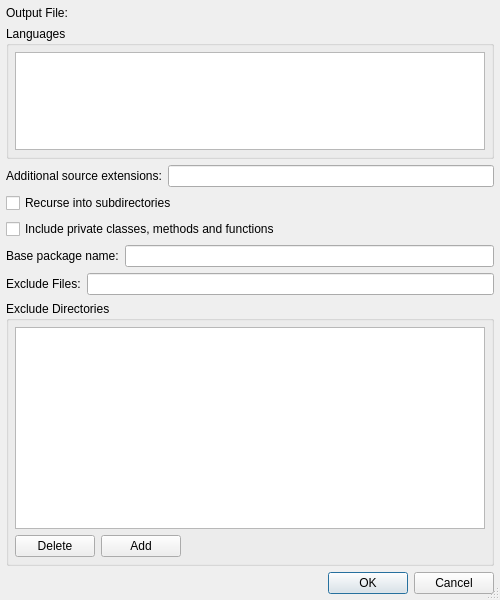
<?xml version="1.0" encoding="UTF-8"?>
<ui version="4.0">
 <class>EricapiConfigDialog</class>
 <widget class="QDialog" name="EricapiConfigDialog">
  <property name="geometry">
   <rect>
    <x>0</x>
    <y>0</y>
    <width>500</width>
    <height>600</height>
   </rect>
  </property>
  <property name="windowTitle">
   <string>Ericapi Configuration</string>
  </property>
  <property name="sizeGripEnabled">
   <bool>true</bool>
  </property>
  <layout class="QVBoxLayout" name="verticalLayout_2">
   <item>
    <layout class="QHBoxLayout" name="horizontalLayout">
     <item>
      <widget class="QLabel" name="TextLabel6">
       <property name="text">
        <string>Output File:</string>
       </property>
      </widget>
     </item>
     <item>
      <widget class="E5PathPicker" name="outputFilePicker" native="true">
       <property name="sizePolicy">
        <sizepolicy hsizetype="Expanding" vsizetype="Preferred">
         <horstretch>0</horstretch>
         <verstretch>0</verstretch>
        </sizepolicy>
       </property>
       <property name="focusPolicy">
        <enum>Qt::StrongFocus</enum>
       </property>
       <property name="toolTip">
        <string>Enter an output filename</string>
       </property>
       <property name="whatsThis">
        <string>&lt;b&gt;Output Filename&lt;/b&gt;&lt;p&gt;Enter the filename of the output file. A '%L' placeholder is replaced by the language of the API file.&lt;/p&gt;</string>
       </property>
      </widget>
     </item>
    </layout>
   </item>
   <item>
    <widget class="QGroupBox" name="groupBox_2">
     <property name="sizePolicy">
      <sizepolicy hsizetype="Preferred" vsizetype="Preferred">
       <horstretch>0</horstretch>
       <verstretch>1</verstretch>
      </sizepolicy>
     </property>
     <property name="title">
      <string>Languages</string>
     </property>
     <layout class="QVBoxLayout" name="verticalLayout">
      <item>
       <widget class="QListWidget" name="languagesList">
        <property name="toolTip">
         <string>Select the languages of the  APIs to generate</string>
        </property>
        <property name="selectionMode">
         <enum>QAbstractItemView::ExtendedSelection</enum>
        </property>
       </widget>
      </item>
     </layout>
    </widget>
   </item>
   <item>
    <layout class="QHBoxLayout">
     <item>
      <widget class="QLabel" name="textLabel1_3">
       <property name="text">
        <string>Additional source extensions:</string>
       </property>
      </widget>
     </item>
     <item>
      <widget class="QLineEdit" name="sourceExtEdit">
       <property name="toolTip">
        <string>Enter additional source extensions separated by a comma</string>
       </property>
      </widget>
     </item>
    </layout>
   </item>
   <item>
    <layout class="QGridLayout">
     <item row="0" column="1">
      <spacer>
       <property name="orientation">
        <enum>Qt::Horizontal</enum>
       </property>
       <property name="sizeType">
        <enum>QSizePolicy::Expanding</enum>
       </property>
       <property name="sizeHint" stdset="0">
        <size>
         <width>31</width>
         <height>20</height>
        </size>
       </property>
      </spacer>
     </item>
     <item row="0" column="0">
      <widget class="QCheckBox" name="recursionCheckBox">
       <property name="toolTip">
        <string>Select to recurse into subdirectories</string>
       </property>
       <property name="text">
        <string>Recurse into subdirectories</string>
       </property>
      </widget>
     </item>
     <item row="1" column="0" colspan="2">
      <widget class="QCheckBox" name="includePrivateCheckBox">
       <property name="toolTip">
        <string>Select to include private classes, methods and functions in the API file</string>
       </property>
       <property name="text">
        <string>Include private classes, methods and functions</string>
       </property>
      </widget>
     </item>
    </layout>
   </item>
   <item>
    <layout class="QHBoxLayout">
     <item>
      <widget class="QLabel" name="label">
       <property name="text">
        <string>Base package name:</string>
       </property>
      </widget>
     </item>
     <item>
      <widget class="QLineEdit" name="baseEdit">
       <property name="toolTip">
        <string>Enter the name of the base package</string>
       </property>
      </widget>
     </item>
    </layout>
   </item>
   <item>
    <layout class="QHBoxLayout">
     <item>
      <widget class="QLabel" name="label_2">
       <property name="text">
        <string>Exclude Files:</string>
       </property>
      </widget>
     </item>
     <item>
      <widget class="QLineEdit" name="excludeFilesEdit">
       <property name="toolTip">
        <string>Enter filename patterns of files to be excluded separated by a comma</string>
       </property>
      </widget>
     </item>
    </layout>
   </item>
   <item>
    <widget class="QGroupBox" name="groupBox">
     <property name="sizePolicy">
      <sizepolicy hsizetype="Preferred" vsizetype="Preferred">
       <horstretch>0</horstretch>
       <verstretch>2</verstretch>
      </sizepolicy>
     </property>
     <property name="title">
      <string>Exclude Directories</string>
     </property>
     <layout class="QGridLayout" name="gridLayout">
      <item row="0" column="0" colspan="3">
       <widget class="QListWidget" name="ignoreDirsList">
        <property name="toolTip">
         <string>List of directory basenames to be ignored</string>
        </property>
       </widget>
      </item>
      <item row="1" column="0">
       <widget class="QPushButton" name="deleteButton">
        <property name="toolTip">
         <string>Press to delete the selected directory from the list</string>
        </property>
        <property name="text">
         <string>Delete</string>
        </property>
       </widget>
      </item>
      <item row="1" column="1">
       <widget class="QPushButton" name="addButton">
        <property name="toolTip">
         <string>Press to add the entered directory to the list</string>
        </property>
        <property name="text">
         <string>Add</string>
        </property>
       </widget>
      </item>
      <item row="1" column="2">
       <widget class="E5PathPicker" name="ignoreDirPicker" native="true">
        <property name="sizePolicy">
         <sizepolicy hsizetype="Expanding" vsizetype="Preferred">
          <horstretch>0</horstretch>
          <verstretch>0</verstretch>
         </sizepolicy>
        </property>
        <property name="focusPolicy">
         <enum>Qt::StrongFocus</enum>
        </property>
        <property name="toolTip">
         <string>Enter a directory basename to be ignored</string>
        </property>
       </widget>
      </item>
     </layout>
    </widget>
   </item>
   <item>
    <widget class="QDialogButtonBox" name="buttonBox">
     <property name="orientation">
      <enum>Qt::Horizontal</enum>
     </property>
     <property name="standardButtons">
      <set>QDialogButtonBox::Cancel|QDialogButtonBox::Ok</set>
     </property>
    </widget>
   </item>
  </layout>
 </widget>
 <layoutdefault spacing="6" margin="6"/>
 <pixmapfunction>qPixmapFromMimeSource</pixmapfunction>
 <customwidgets>
  <customwidget>
   <class>E5PathPicker</class>
   <extends>QWidget</extends>
   <header>E5Gui/E5PathPicker.h</header>
   <container>1</container>
  </customwidget>
 </customwidgets>
 <tabstops>
  <tabstop>outputFilePicker</tabstop>
  <tabstop>languagesList</tabstop>
  <tabstop>sourceExtEdit</tabstop>
  <tabstop>recursionCheckBox</tabstop>
  <tabstop>includePrivateCheckBox</tabstop>
  <tabstop>baseEdit</tabstop>
  <tabstop>excludeFilesEdit</tabstop>
  <tabstop>ignoreDirPicker</tabstop>
  <tabstop>addButton</tabstop>
  <tabstop>ignoreDirsList</tabstop>
  <tabstop>deleteButton</tabstop>
 </tabstops>
 <resources/>
 <connections>
  <connection>
   <sender>buttonBox</sender>
   <signal>accepted()</signal>
   <receiver>EricapiConfigDialog</receiver>
   <slot>accept()</slot>
   <hints>
    <hint type="sourcelabel">
     <x>41</x>
     <y>477</y>
    </hint>
    <hint type="destinationlabel">
     <x>41</x>
     <y>497</y>
    </hint>
   </hints>
  </connection>
  <connection>
   <sender>buttonBox</sender>
   <signal>rejected()</signal>
   <receiver>EricapiConfigDialog</receiver>
   <slot>reject()</slot>
   <hints>
    <hint type="sourcelabel">
     <x>113</x>
     <y>480</y>
    </hint>
    <hint type="destinationlabel">
     <x>113</x>
     <y>501</y>
    </hint>
   </hints>
  </connection>
 </connections>
</ui>
